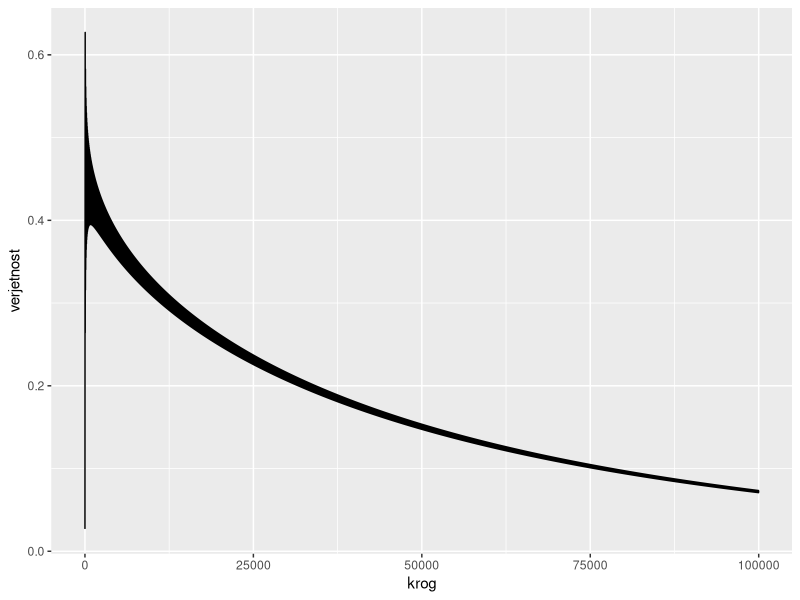
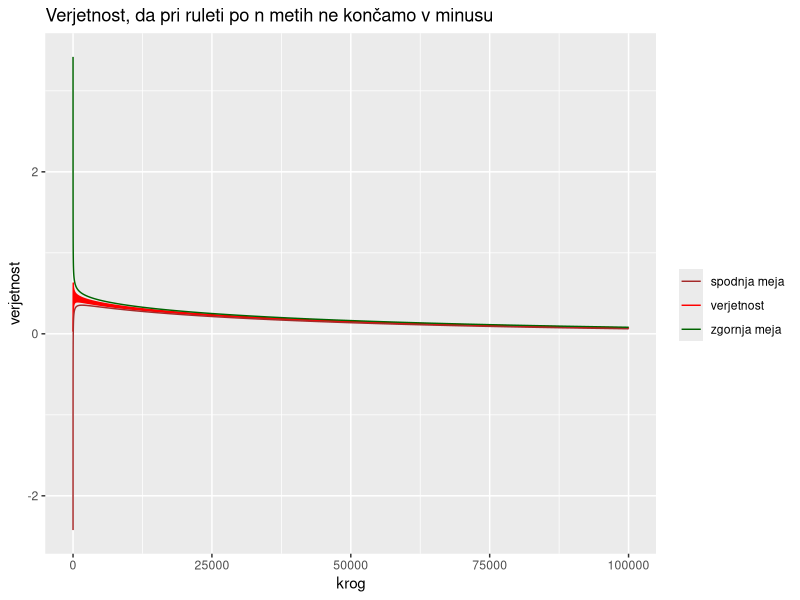

The R script that drew these images, in order:
library(ggplot2)

c <- 0.5

vrednosti <- c(-1, 35)
verjetnosti <- c(36/37, 1/37)
upanje <- as.numeric(vrednosti %*% verjetnosti)
varianca <- as.numeric((vrednosti - upanje) ** 2 %*% verjetnosti)
sd <- sqrt(varianca)
koef_asimetrije <- as.numeric(abs(vrednosti - upanje) ** 3 %*% verjetnosti)


x <- 0
n <- 100000

## verjetnost, da nismo v minusu

verjetnost_uspeha <- function(n){
  1 - pbinom(n %/% 36 + as.integer(n %% 36 > 0) - 1, size = n, prob = 1/37) 
}

tabela_uspeha <- data.frame(c(1:n))
names(tabela_uspeha) <- c("krog")
tabela_uspeha$verjetnost <- verjetnost_uspeha(tabela_uspeha$krog)
ggplot(data = tabela_uspeha) + 
  geom_line(aes(x = krog, y = verjetnost))


#### dodamo meji
#zgornja meja
zgornja_meja <- function(n){
  x = sqrt(n) * (-upanje) / sd
  1 - pnorm(x) + (c * koef_asimetrije) / ((n**(1/2)) * (sd**3))
}

spodnja_meja <- function(n){
  x = sqrt(n) * (-upanje) / sd
  1 - pnorm(x) - (c * koef_asimetrije) / ((n**(1/2)) * (sd**3))
}

tabela_uspeha$zg_meja <- zgornja_meja(tabela_uspeha$krog)
tabela_uspeha$sp_meja <- spodnja_meja(tabela_uspeha$krog)

ggplot(data = tabela_uspeha) + 
  geom_line(aes(x = krog, y = verjetnost, color = 'verjetnost')) + 
  geom_line(aes(x = krog, y = zg_meja, color = 'zgornja meja')) + 
  geom_line(aes(x = krog, y = sp_meja, color = 'spodnja meja')) + 
  scale_color_manual(values = c(
    "verjetnost" = 'red', 
    "zgornja meja" = 'darkgreen',
    "spodnja meja" = 'brown')) + 
  labs(title = "Verjetnost, da pri ruleti po n metih ne končamo v minusu",
       color = "")
